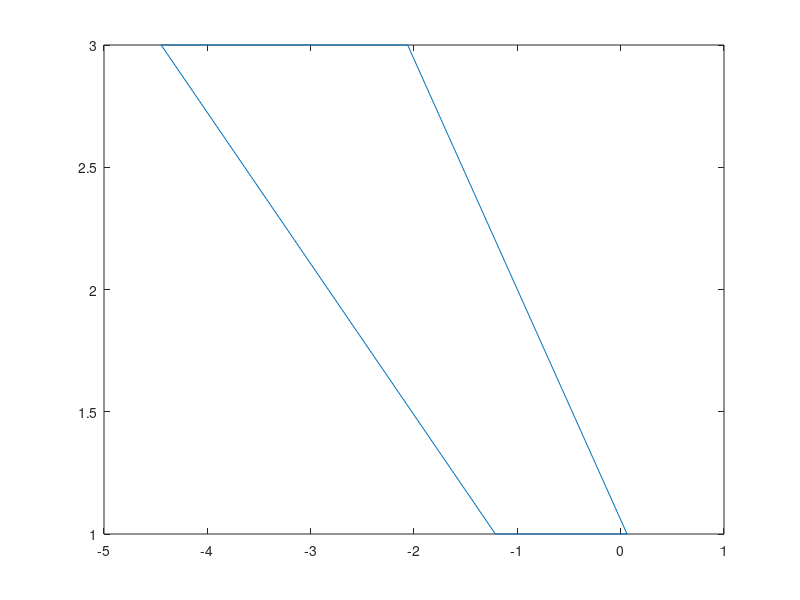

Write MATLAB code to recreate this figure.
% modRelDistortion.m


% DOING PHYSICS WITH MATLAB: 
%   http://www.physics.usyd.edu.au/teach_res/mp/mphome.htm
% Documentation
%   http://www.physics.usyd.edu.au/teach_res/mp/doc/.htm
% Download Scripts
%   http://www.physics.usyd.edu.au/teach_res/mp/mscripts/

% VISUAL PHYSICS ON LINE
%    http://www.physics.usyd.edu.au/teach_res/hsp/sp/spHome.htm

% Ian Cooper  MatlabVisualPhysics@gmail.com

% 191009   Matlab 2019b


clear
%close all
clc

% INPUTS ==============================================================
tS = 1;
c = 1;
v = 0.9*c;
G = 1/sqrt(1-v^2/c^2);

xM = [-1 1 1 -1];
yM = [ 1 1 3  3];

zM = [ 1 1 1  1];

tM = zeros(1,4);
xS = zeros(1,4);
yS = yM;
zS = zM;

% aQ = 1/G^2;
% 
% for cc = 1:4
%   bQ = -2*(xM(cc)/G + v*tS);
%   cQ = v^2*tS^2 + xM(cc)^2/G^2 + 2*xM(cc)*v*tS/G - v^2*(yM(cc)^2 + zM(cc)^2) /c^2;
%   xS(cc) = (-bQ - sqrt(bQ^2 - 4*aQ*cQ))/(2*aQ);   
% end

for cc = 1:4
  aQ = c^2;
  bQ = -2*tS*G*c^2;
  cQ = c^2*tS^2 - 2*tS*G*v*xM(cc) - xM(cc)^2 - yM(cc)^2 - zM(cc)^2
  tM(cc) = (-bQ - sqrt(bQ^2 - 4*aQ*cQ))/(2*aQ);   
end

  xS = G.*(xM + v.*tM);
  
figure(1)

xP = [xS xS(1)]; yP = [yS yS(1)];

plot(xP,yP)
%xlim([-20,20])
hold on
%plot([xP(1) xP(end)],[yP(1) yP(end)])
